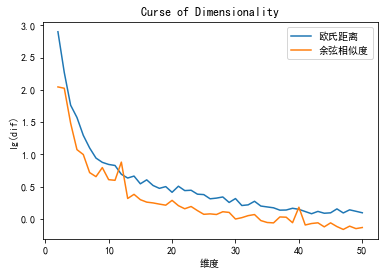

Here is the Python script that generated this plot:
import random
import math
import numpy as np
import pandas as pd
import matplotlib.pyplot as plt

plt.rcParams['font.sans-serif'] = ['SimHei']  # 指定默认字体
plt.rcParams['axes.unicode_minus'] = False  # 解决保存图像是负号'-'显示为方块的问题

def euclidien_distence(x, y):
    """计算两个向量x和y的欧氏距离"""
    vec1, vec2 = np.mat(x), np.mat(y)
    return np.sqrt(np.sum(np.square(vec1 - vec2)))

def cosine_similarity(x, y, norm=False):
    """ 计算两个向量x和y的余弦相似度 """
    assert len(x) == len(y), "len(x) != len(y)"
    if len(x) == 1:
        return 1
    zero_list = [0] * len(x)
    if x == zero_list or y == zero_list:
        return float(1) if x == y else float(0)

    res = np.array([[x[i] * y[i], x[i] * x[i], y[i] * y[i]] for i in range(len(x))])
    cos = sum(res[:, 0]) / (np.sqrt(sum(res[:, 1])) * np.sqrt(sum(res[:, 2])))

    return 0.5 * cos + 0.5 if norm else cos  # 归一化到[0, 1]区间内

def generate_data(dim):
	"""生成dim维的500个数据，数据格式：500*dim"""
	data = [[] for _ in range(500)]
	for i in range(500):
	for j in range(dim):
	    num = random.random()
	    data[i].append(num)
	return data

def main():
	euc_diff_list = [] # 存储欧氏距离下最大最小距离之间的距离
	cos_diff_list = [] # 存储余弦相似度下最大最小相似度之间的距离
	for dim in range(2, 51): # 由于1维情况，无法计算余弦相似度，故从2-50维
	    data = generate_data(dim)
	    euc_distence_list = []
	    cos_distence_list = []
	    for i in range(499):
	        for j in range(i+1, 500):
	            euc_distence_list.append(euclidien_distence(data[i], data[j]))
	            cos_distence_list.append(cosine_similarity(data[i], data[j]))
	    euc_diff_list.append(math.log((max(euc_distence_list) - min(euc_distence_list))/min(euc_distence_list), 10))
	    cos_diff_list.append(math.log((max(cos_distence_list) - min(cos_distence_list))/min(cos_distence_list), 10))

	"""绘图"""
	x = list(range(2, 51))
	plt.plot(x, euc_diff_list, label = '欧氏距离')
	plt.plot(x, cos_diff_list, label = '余弦相似度')
	plt.title('Curse of Dimensionality')
	plt.xlabel('维度')
	plt.ylabel('lg(dif)')
	plt.legend(loc = 'upper right')

if __name__ =="__main__":
	main()
